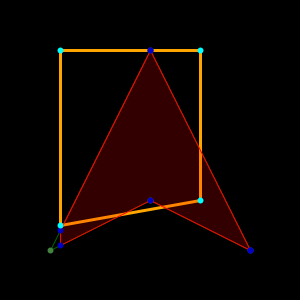
Frame 1 (no input)
Frame 60 (the mouse pressed at the canvas centre just before this capture): identical to frame 1, image omitted
Frame 120 (the mouse held since frame 60 and released just before this capture): identical to frame 1, image omitted

The Processing sketch that drew this single still picture (run headless with seeded random() and noise(); from frame 60 on, the mouse is pressed at the canvas centre):

// Processing sketch: A4Challange
// ── A4Challange.pde

PVector _poly[] ;
PVector _line [];
PVector clickedOn=null;

void setup() {
  //Polygon that you are modifing
  _poly = new PVector[] { 
    new PVector(50, 250), new PVector(150, 200), 
    new PVector(250, 250), new PVector(150, 50)
  };
  //The Point of the Line on the screen
  _line = new PVector[] {new PVector(60,50), new PVector(60,225 ),new PVector(200,200),new PVector(200, 50)};
  size(300, 300);
}

void draw() {
  background(0);
  stroke(0, 100, 0);
  noFill();
  // drawing the polygon that is not modifide
  drawPolygon(_poly);
  //drawing the cut line
  drawVerticalLine(_line[0],_line[1]);
  drawVerticalLine(_line[1],_line[2]);
  drawVerticalLine(_line[2],_line[3]);
  drawVerticalLine(_line[3],_line[0]);
 
  stroke(67, 130, 64);
  //drawing the Points for the polygon
  drawPoints(_poly);
 
  stroke(255,0,0);
  fill(255,0,0,50);
  // creating the clipped Polygon starting with teh right side
  PVector clip[]= ClipPolySetup(); //<>// //<>//
  if(clip[0] !=null){
  // drawing the clipped polygon
  drawPolygon(clip);
 
  stroke(0,0,200);
  
  //drawing the clipped polygons points
  drawPoints(clip);
  }
   stroke(0, 255, 255);
  //drawing the points for the line.
  drawPoints(_line);
  
}

PVector [] ClipPolySetup(){
  // new PVector[] {new PVector(250, 50), new PVector(250,250), new PVector(50,50),new PVector(50,250 )};
  PVector clip[] =clipPolygon(_poly, new PVector [] {
    // creating the line from the point same as the line..
    _line[0],_line[1]
  }, true
  );
  //if(clip[0] !=null){
  ////doign the top
  //clip = clipPolygon(clip, new PVector [] {
  //  // creating the line from the point same as the line..
  //  _line[1],_line[2]
  //},false
  //);
  //}
  //if(clip[0] !=null){
  ////doing the left side
  // clip = clipPolygon(clip, new PVector [] {
  //  // creating the line from the point same as the line..
  // _line[2],_line[3]
  //},true
  //);
  //}
  //if(clip[0] !=null){
  ////doing teh bottom
  // clip = clipPolygon(clip, new PVector [] {
  //  // creating the line from the point same as the line..
  // _line[3],_line[0]
  //},false
  //);
  //}
return clip;
}

void mousePressed() {
  int error = 20;
  for (PVector p : _poly) {
    if ((mouseX < p.x+error && mouseX > p.x-error) && 
      (mouseY < p.y+error && mouseY > p.y-error)) {
      clickedOn = p;
    }
  }
   for (PVector p : _line) {
    if ((mouseX < p.x+error && mouseX > p.x-error) && 
      (mouseY < p.y+error && mouseY > p.y-error)) {
      clickedOn = p;
    }
  }
}
void mouseReleased() {
  clickedOn =null;
}


void mouseDragged() {
  if (clickedOn!=null) {
    clickedOn.x=mouseX;
    clickedOn.y=mouseY;
  }
}
//Draws the points of a Polygon
void drawPoints(PVector poly[]) {
  strokeWeight(6);
  
  beginShape(POINTS);
  for (PVector p : poly) {
    vertex(p.x, p.y);
  }
  endShape();
  
}

//Draws the polygon
void drawPolygon(PVector poly[]) {
  strokeWeight(1);
  
  beginShape();
  for (PVector p : poly) {
    vertex(p.x, p.y);
  }
  endShape(CLOSE);
}

//draws a cut line
void drawVerticalLine(PVector a,PVector b) {
  strokeWeight(3);
  stroke(255, 165, 0);
  
  PVector D = PVector.sub(b, a);
  PVector p1 = PVector.add(a, PVector.mult(D, 0));
  PVector p2 = PVector.add(a, PVector.mult(D, 1));
  line(p1.x, p1.y, p2.x, p2.y);
}
// ── polyCliipper.pde
 //<>// //<>// //<>// //<>//
float ks;
float ke;
Boolean _Vertical = false;

PVector [] clipPolygon(PVector poly[], PVector line [], boolean Vertical) {
  _Vertical = Vertical;
  ArrayList<PVector> list = new ArrayList<PVector>();

  for (int i =0; i< poly.length; i++) {
    //gets the current point on the polygon

    PVector p1 = poly[i%poly.length];
    //gets the second point on the line
    PVector p2 = poly[(i+1)%poly.length];

    float t[] =intersects(p1, p2, line);
    if ( (!Float.isNaN(t[0])) && /*(0 <= t[0] && t[0] <= 1) &&*/ t[1]==0) {
      // puts the end/ beginning point of the polygon
      if (ke >0) {
        list.add(p1);
      }
      //creates the vertual point on the clip line

      list.add(new PVector(t[2], t[3]));
    } else if (t[1]==1) {
      if (!(ks >0.0 && ke >0.0)) {
        // all inside so just add them.
        list.add(p1);
        list.add(p2);
      }
    }
  }
  PVector temp[] =new PVector[1];
  return list.toArray(temp);
}

float[] intersects (PVector s, PVector e, PVector Line[]) {
  if (_Vertical) {
    return intersectsVertical(s, e, Line);
  } else {
    return intersectsHorizontal(s, e, Line);
  }
}


float[] intersectsVertical (PVector s, PVector e, PVector Line[]) {
  float a = -(Line[1].y - Line[0].y);
  float b = (Line[1].x - Line[0].x);
  float c = (Line[1].y*Line[1].x - Line[0].x*Line[0].y);
  //global verables are used for case detection 
  ks = (a*s.x+b*s.y+c);
  ke = (a*e.x+b*e.y+c);
  float t = ks/(a*(s.x-e.x)+b*(s.y-e.y));
  
  if(t >= 0.0f && t <= 1.0f){
  if ((ks==0.0 && ke ==0.0) ||(ks >0.0 && ke >0.0) || (ks<0.0 && ke <0.0)) {
    //checks for lines completely not in or out
    float temp [] ={t, 1, -1, -1};
    return temp;
  } 
  //finds the point of T for the x and y for the line.
  float x = (1-t)*s.x+t*e.x; //<>//
  float y = (1-t)*s.y+t*e.y;
 
    float temp [] ={t, 0, x, y}; //<>//
    return temp;
  
  }else{
    
  return new float[] {t, 1, -1, -1};
  }
}


float[] intersectsHorizontal (PVector s, PVector e, PVector Line[]) {
  float a = (Line[1].y - Line[0].y);
  float b = -(Line[1].x - Line[0].x);
  float c = (Line[1].y*Line[1].x - Line[0].x*Line[0].y);
  //global verables are used for case detection 
  ks = (a*s.x+b*s.y+c);
  ke = (a*e.x+b*e.y+c);

  float t = ks/(a*(s.x-e.x)+b*(s.y-e.y));

  if ((ks==0.0 && ke ==0.0) ||(ks >0.0 && ke >0.0) || (ks<0.0 && ke <0.0)) {
    //checks for lines completely not in or out
    float temp [] ={t, 1,-1,-1};
    return temp;
  } 
  //finds the point of T for the x and y for the line.
 float x = (1-t)*s.x+t*e.x;
  float y = (1-t)*s.y+t*e.y;
  float minx =  min(Line[0].x, Line[1].x);
  float maxx = max(Line[0].x, Line[1].x);

  if ( x >minx && x< maxx) {  
    float temp [] ={t, 0, x, y};
    return temp;
  }

  float temp [] ={t, 0,-1,-1};
  return temp;
}
